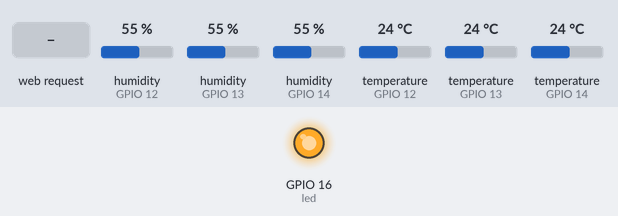
Recording of a program running on a simulated ESP32 board running MicroPython. On the bench: output pins drawn as LEDs (lit = HIGH). The test bench sets the inputs (shaded band); at power-on: humidity (sensors on GPIO 12, GPIO 13, GPIO 14) 55 %, temperature (sensors on GPIO 12, GPIO 13, GPIO 14) 24 °C. WiFi joins after 1.5 s; the clock reads 2024-03-15 10:24:30 at power-on unless the program sets it; what the program prints to the serial console is not drawn.

Above: at 0.1 s.
Timing chart, 0 to 1.7 s (numbered marks = the images above; inputs shaded):
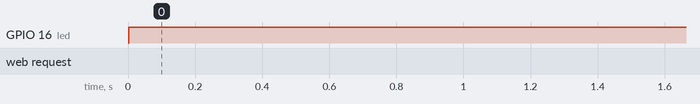

The program:

main.py
```python
from collections import OrderedDict
import ubinascii
import network
import socket
import ujson
import machine
import dht
import time
import gc

# Configurações do Wi-Fi
ssid = 'SSID_REDE'
password = 'SENHA_REDE'

# Define o IP do ESP
ip = '' # IP de operação do ESP
netmask = '' # Mascara da sua rede
gateway = '' # Seu Gateway
dns = '8.8.8.8' # Google DNS

station = network.WLAN(network.STA_IF)

# Descomente conforme o sensor que estiver usando (DHT11 ou DHT22)

# Inicializa os sensores DHT22
sensor1 = dht.DHT22(machine.Pin(12))
sensor2 = dht.DHT22(machine.Pin(13))
sensor3 = dht.DHT22(machine.Pin(14))

# Inicializa os sensores DHT11
#sensor1 = dht.DHT11(machine.Pin(12))
#sensor2 = dht.DHT11(machine.Pin(13))
#sensor3 = dht.DHT11(machine.Pin(14))

# Define o pino da LED
led = machine.Pin(16, machine.Pin.OUT)

# Função para piscar o LED
def blink_led(duration, count):
    for _ in range(count):
        led.value(1)  # Liga o LED
        time.sleep(duration)
        led.value(0)  # Desliga o LED
        time.sleep(duration)

def connect_to_wifi(ssid, password):
    print("Tentando conectar ao Wi-Fi...")
    led.value(1)
    station.active(False)  # Desativa e reativa o módulo de rede
    time.sleep(1)
    station.active(True)
    station.connect(ssid, password)
    station.ifconfig((ip, netmask, gateway, dns))
    start_time = time.time()

    while not station.isconnected():
        if time.time() - start_time > 20:  # Aumenta o timeout para 20 segundos
            print("Falha na conexão Wi-Fi. Tentando novamente...")
            led.value(0)
            return False
        led.value(not led.value())  # Pisca a LED enquanto tenta conectar
    print('Conexão estabelecida')
    print(station.ifconfig())
    led.value(0)

    return True

def check_wifi():
    if not station.isconnected():
        print('Desconectado do WiFi. Tentando reconectar...')
        return connect_to_wifi(ssid, password)
    return True

def read_sensor(sensor):
    try:
        sensor.measure()
        return sensor.temperature(), sensor.humidity()
    except Exception as e:
        pass
    print('Erro ao ler os sensores')
    blink_led(0.5, 3)# Led Piscou 3x: Conexão com cliente fechada.
    return None, None

# Gera a página web com os dados dos sensores
def web_page():
    temperature1, humidity1 = read_sensor(sensor1)
    temperature2, humidity2 = read_sensor(sensor2)
    temperature3, humidity3 = read_sensor(sensor3)

    info = OrderedDict({
        "S1": {
            "umidade": "{}%".format(humidity1) if humidity1 is not None else "",
            "temperatura": "{:.1f}°C".format(temperature1) if temperature1 is not None else "",
        },
        "S2": {
            "umidade": "{}%".format(humidity2) if humidity2 is not None else "",
            "temperatura": "{:.1f}°C".format(temperature2) if temperature2 is not None else "",
        },
        "S3": {
            "umidade": "{}%".format(humidity3) if humidity3 is not None else "",
            "temperatura": "{:.1f}°C".format(temperature3) if temperature3 is not None else "",

        },
    })
    json_info = ujson.dumps(info)
    return json_info

# Executa o servidor
def run_server():
    s = socket.socket(socket.AF_INET, socket.SOCK_STREAM)
    s.bind(('', 80))
    s.listen(5)

    while True:
        if not check_wifi():
            time.sleep(5)
            continue

        gc.collect()
        try:
            conn, addr = s.accept()
            conn.settimeout(5)  # Timeout para a conexão
            led.value(1) # Led acende
            print('Conexão recebida de %s' % str(addr))
            request = conn.recv(1024)
            response = web_page()
            conn.send('HTTP/1.1 200 OK\n')
            conn.send('Content-Type: application/json\n')
            conn.send('Access-Control-Allow-Origin: *\n')
            conn.send('Connection: close\n\n')
            conn.sendall(response)
            conn.close()
            led.value(0) # Led apaga
        except Exception as e:
            print('Erro:', e)
            if conn:
                conn.close()
                blink_led(0.3, 3)
try:
    if not connect_to_wifi(ssid, password):
        print("Não foi possível conectar ao Wi-Fi. Verifique as credenciais.")
        machine.reset()
    else:
        run_server()
except Exception as e:
    print("Erro crítico:", e)
    blink_led(0.5, 6)
    machine.reset()
```

boot.py
```python
# Este arquivo é executado na inicialização do ESP32
# Bibliotecas necessárias para execução correta do código

from collections import OrderedDict
import ubinascii
import time
import esp
import webrepl
import network
import socket
import ujson
import machine
import dht
import gc

led = machine.Pin(16, machine.Pin.OUT)

# Garante a inicialização correta do ESP
try:
    print('Iniciando main.py...')
    import main
except Exception as e: # Em caso de erro imprime no console, acende a led e reinicia o ESP
    print('Falha ao executar main.py', e)
    led.value(1)
    time.sleep(5)
    machine.reset()
```
